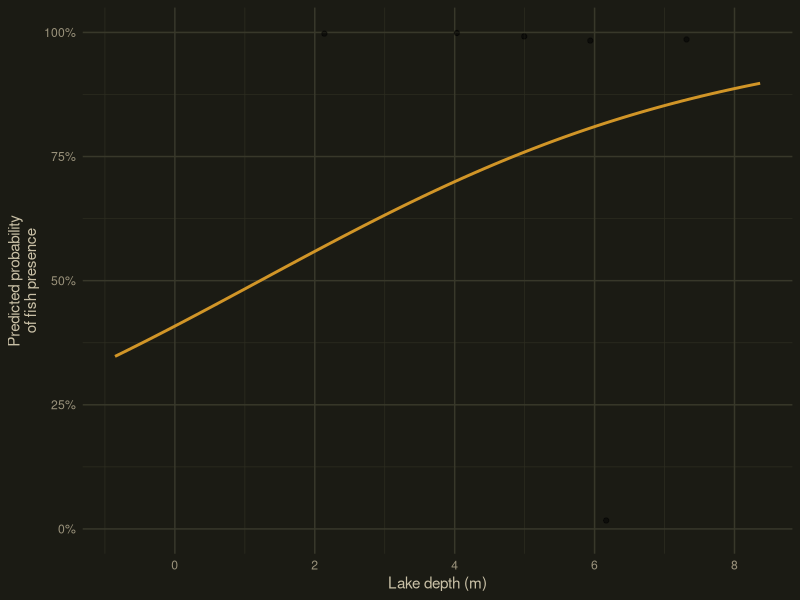

Source code (R): (Note: this script raises an error after producing the figure.)
## ---- chunk 1
knitr::opts_chunk$set(echo = TRUE,
                      warning = FALSE,
                      message = FALSE)

theme_dark_site <- function(...) {
  ggplot2::theme_minimal(...) +
  ggplot2::theme(
    plot.background   = ggplot2::element_rect(fill = "#1b1b14", colour = NA),
    panel.background  = ggplot2::element_rect(fill = "#1b1b14", colour = NA),
    panel.grid.major  = ggplot2::element_line(colour = "#38382a"),
    panel.grid.minor  = ggplot2::element_line(colour = "#2c2c20"),
    text              = ggplot2::element_text(colour = "#c9c0a6"),
    axis.text         = ggplot2::element_text(colour = "#9a927b"),
    plot.title        = ggplot2::element_text(colour = "#ece3cc", face = "bold"),
    plot.subtitle     = ggplot2::element_text(colour = "#9a927b"),
    plot.caption      = ggplot2::element_text(colour = "#7a745e"),
    legend.background = ggplot2::element_rect(fill = "#1b1b14", colour = NA),
    legend.key        = ggplot2::element_rect(fill = "#1b1b14", colour = NA),
    legend.text       = ggplot2::element_text(colour = "#c9c0a6"),
    legend.title      = ggplot2::element_text(colour = "#c9c0a6"),
    strip.background  = ggplot2::element_rect(fill = "#2c2c20", colour = NA),
    strip.text        = ggplot2::element_text(colour = "#c9c0a6")
  )
}

theme_void_dark_site <- function(...) {
  ggplot2::theme_void(...) +
  ggplot2::theme(
    plot.background   = ggplot2::element_rect(fill = "#1b1b14", colour = NA),
    text              = ggplot2::element_text(colour = "#c9c0a6"),
    plot.title        = ggplot2::element_text(colour = "#ece3cc", face = "bold", hjust = 0.5),
    plot.subtitle     = ggplot2::element_text(colour = "#9a927b", hjust = 0.5),
    legend.background = ggplot2::element_rect(fill = "#1b1b14", colour = NA),
    legend.key        = ggplot2::element_rect(fill = "#1b1b14", colour = NA),
    legend.text       = ggplot2::element_text(colour = "#c9c0a6"),
    legend.title      = ggplot2::element_text(colour = "#c9c0a6")
  )
}
## ---- chunk 2
set.seed(1988)

n_lakes <- 20
lakes <- data.frame(
  lake = 1:n_lakes,
  fish = rbinom(n = n_lakes, size = 1, prob = 0.65)
)

lakes
## ---- chunk 3
mean(lakes$fish)
## ---- chunk 4
mod <- glm(fish ~ 1,
           data = lakes,
           family = binomial)

summary(mod)
## ---- chunk 5
plogis(coef(mod))
## ---- chunk 6
plogis(confint(mod))
## ---- chunk 7
set.seed(1988)

lakes$depth <- rnorm(n_lakes, mean = 5, sd = 2)

true_beta0 <- -1
true_beta1 <- 0.5

log_odds <- true_beta0 + true_beta1 * lakes$depth
lakes$fish <- rbinom(n_lakes, size = 1, prob = plogis(log_odds))

mod2 <- glm(fish ~ depth,
            data = lakes,
            family = binomial)

summary(mod2)
## ---- chunk 8
library(ggplot2)

depth_seq <- seq(from = min(lakes$depth),
                 to = max(lakes$depth),
                 length.out = 100)

pred_df <- data.frame(
  depth = depth_seq,
  pred = plogis(coef(mod2)[1] + coef(mod2)[2] * depth_seq)
)

ggplot() +
  geom_jitter(data = lakes,
              aes(x = depth, y = fish),
              width = 0, height = 0.02,
              alpha = 0.5) +
  geom_line(data = pred_df,
            aes(x = depth, y = pred),
            colour = "#d19527", linewidth = 1) +
  scale_y_continuous(labels = scales::percent,
                     limits = c(0, 1)) +
  labs(x = "Lake depth (m)",
       y = "Predicted probability\nof fish presence") +
  theme_dark_site()
## ---- chunk 9
#| echo: false
set.seed(999)
lakes$fish_jitter <- lakes$fish + runif(nrow(lakes), -0.02, 0.02)
ojs_define(lakes_ojs = lakes)
